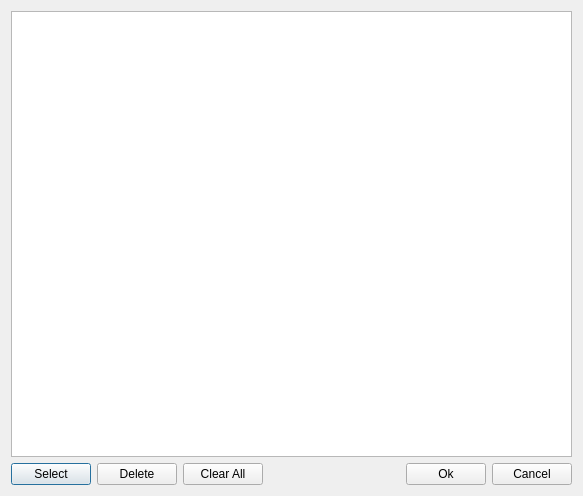
<?xml version="1.0" encoding="UTF-8"?>
<ui version="4.0">
 <class>EditorDependencyFiles</class>
 <widget class="QDialog" name="EditorDependencyFiles">
  <property name="geometry">
   <rect>
    <x>0</x>
    <y>0</y>
    <width>583</width>
    <height>496</height>
   </rect>
  </property>
  <property name="windowTitle">
   <string>Slover dependency files</string>
  </property>
  <layout class="QGridLayout" name="gridLayout">
   <item row="0" column="0">
    <widget class="QListWidget" name="listWidget"/>
   </item>
   <item row="1" column="0">
    <layout class="QHBoxLayout" name="horizontalLayout">
     <item>
      <widget class="QPushButton" name="SelectFilesPBtn">
       <property name="sizePolicy">
        <sizepolicy hsizetype="Minimum" vsizetype="Fixed">
         <horstretch>0</horstretch>
         <verstretch>0</verstretch>
        </sizepolicy>
       </property>
       <property name="text">
        <string>Select</string>
       </property>
      </widget>
     </item>
     <item>
      <widget class="QPushButton" name="deletePBtn">
       <property name="sizePolicy">
        <sizepolicy hsizetype="Minimum" vsizetype="Fixed">
         <horstretch>0</horstretch>
         <verstretch>0</verstretch>
        </sizepolicy>
       </property>
       <property name="text">
        <string>Delete</string>
       </property>
      </widget>
     </item>
     <item>
      <widget class="QPushButton" name="ClearPBtn">
       <property name="sizePolicy">
        <sizepolicy hsizetype="Minimum" vsizetype="Fixed">
         <horstretch>0</horstretch>
         <verstretch>0</verstretch>
        </sizepolicy>
       </property>
       <property name="text">
        <string>Clear All</string>
       </property>
      </widget>
     </item>
     <item>
      <spacer name="horizontalSpacer">
       <property name="orientation">
        <enum>Qt::Horizontal</enum>
       </property>
       <property name="sizeHint" stdset="0">
        <size>
         <width>40</width>
         <height>20</height>
        </size>
       </property>
      </spacer>
     </item>
     <item>
      <widget class="QPushButton" name="OkPBtn">
       <property name="text">
        <string>Ok</string>
       </property>
      </widget>
     </item>
     <item>
      <widget class="QPushButton" name="CancelPBtn">
       <property name="text">
        <string>Cancel</string>
       </property>
      </widget>
     </item>
    </layout>
   </item>
  </layout>
 </widget>
 <resources/>
 <connections/>
</ui>
